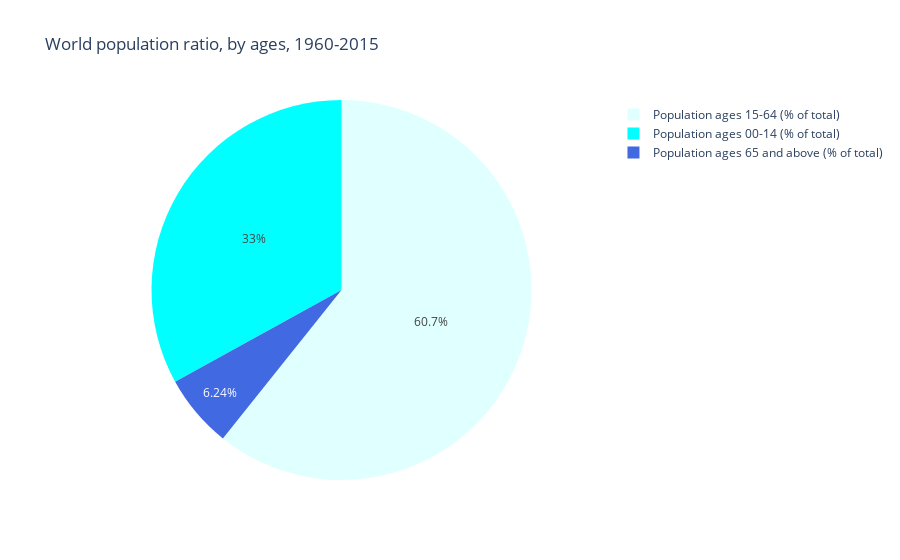

This figure's notebook cell:
### Code cell
fig = px.pie(world_pop1, names = 'Indicator Name', values = 'Population percentage', 
             color_discrete_sequence=['lightcyan','cyan','royalblue'], title = 'World population ratio, by ages, 1960-2015')
fig.show()

### Figure 1 — Plotly figure (JSON) as saved in the notebook; plotly's stock layout.template omitted (floating-point values rounded to 4 significant figures; data arrays with more than 128 entries replaced by an {"elided": "..."} marker saying what was removed)
{"data": [{"domain": {"x": [0, 1], "y": [0, 1]}, "hovertemplate": "Indicator Name=%{label}<br>Population percentage=%{value}<extra></extra>", "labels": {"elided": "168 str values"}, "legendgroup": "", "name": "", "showlegend": true, "type": "pie", "values": {"elided": "168 float values"}}], "layout": {"legend": {"tracegroupgap": 0}, "piecolorway": ["lightcyan", "cyan", "royalblue"], "title": {"text": "World population ratio, by ages, 1960-2015"}}}
